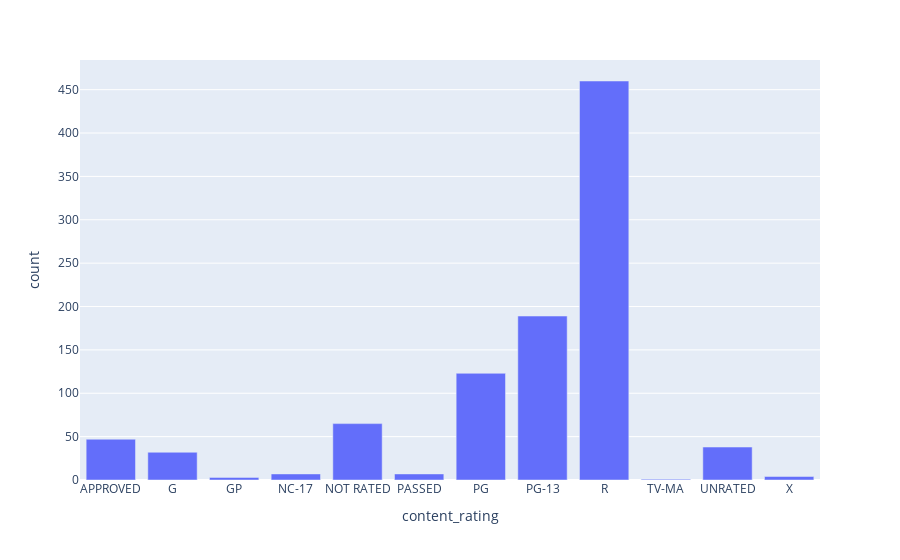

Notebook cell for this chart:
### Code cell
px.bar(data, x = "content_rating", y = "count")

### Figure 1 — Plotly figure (JSON) as saved in the notebook; plotly's stock layout.template omitted (floating-point values rounded to 4 significant figures)
{"data": [{"alignmentgroup": "True", "hovertemplate": "content_rating=%{x}<br>count=%{y}<extra></extra>", "legendgroup": "", "marker": {"color": "#636efa", "pattern": {"shape": ""}}, "name": "", "offsetgroup": "", "orientation": "v", "showlegend": false, "textposition": "auto", "type": "bar", "x": ["APPROVED", "G", "GP", "NC-17", "NOT RATED", "PASSED", "PG", "PG-13", "R", "TV-MA", "UNRATED", "X"], "xaxis": "x", "y": [47, 32, 3, 7, 65, 7, 123, 189, 460, 1, 38, 4], "yaxis": "y"}], "layout": {"barmode": "relative", "legend": {"tracegroupgap": 0}, "margin": {"t": 60}, "xaxis": {"anchor": "y", "domain": [0, 1], "title": {"text": "content_rating"}}, "yaxis": {"anchor": "x", "domain": [0, 1], "title": {"text": "count"}}}}
